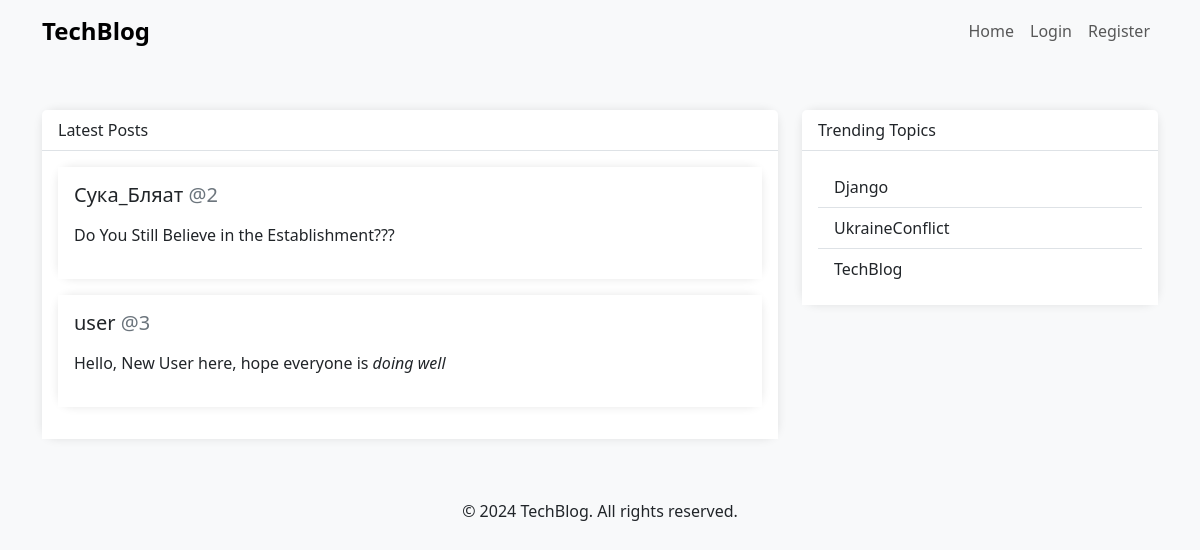
The page / on the database its author committed.
### blog/models.py (models this page shows, shortened)
class Post(models.Model):
    content = models.TextField()
    author = models.ForeignKey(User, on_delete=models.CASCADE)
    date_posted = models.DateTimeField(default=timezone.now)
    likes = models.ManyToManyField(User, related_name='post_like')

### blog/views.py (the view)
# urls.py: 2. Add a URL to urlpatterns:  path('', views.home, name='home')
def home(request):
    blogs = {
        'blog': Blog.objects.all()
    }
    allow_empty = True
    queryset = None
    model = Post
    paginate_by = None
    paginate_orphans = 0
    context_object_name = 'posts'
    ordering = ['-date_posted']
    if queryset is not None:
        queryset = queryset
        if isinstance(queryset, QuerySet):
            queryset = queryset.all()
    elif model is not None:
        queryset = model._default_manager.all()
    else:
        raise ImproperlyConfigured(
            "%(cls)s is missing a QuerySet. Define "
            "%(cls)s.model, %(cls)s.queryset, or override "
            "%(cls)s.get_queryset()." % {"cls": self.__class__.__name__}
        )
    if ordering:
        if isinstance(ordering, str):
            ordering = (ordering,)
        queryset = queryset.order_by(*ordering)
    return render(request, 'blog/home.html', { context_object_name: queryset, 'topics': ['Django', 'UkraineConflict', 'TechBlog'] })

### blog/templatetags/markdown_extras.py (called while the page is built)
@register.filter()
@stringfilter
def markdown(value):
    return md.markdown(value, extensions=['markdown.extensions.fenced_code'])

### templates/blog/home.html (shortened to what this page needs)
{% extends 'base.html' %}
{% block content %}
{% load markdown_extras %}
<div class="container mt-5">
  <div class="row">
    <div class="col-lg-8">
      <div class="card">
        <div class="card-header">
          Latest Posts
        </div>
        <div class="card-body">
          {% for post in posts %}
          <div class="card mb-3">
            <div class="card-body">
              <h5 class="card-title">{{ post.author.username }} <a href="{% url 'NamedProfile' post.author.id %}" class="link text-secondary lead">@{{ post.author.id }}</a></h5>
              <p class="card-text">{{ post.content | markdown | safe }}</p>
            </div>
          </div>
          {% endfor %}
        </div>
      </div>
    </div>
    <div class="col-lg-4">
      <div class="card mb-4">
        <div class="card-header">
          Trending Topics
        </div>
        <div class="card-body">
          <ul class="list-group list-group-flush">
            {% for topic in topics %}
            <li class="list-group-item">{{ topic }}</li>
            {% endfor %}
          </ul>
        </div>
      </div>
    </div>
  </div>
</div>
{% endblock %}

### templates/base.html (shortened to what this page needs)
<!DOCTYPE html>
<html lang="en">
<head>
  <link href="https://cdn.jsdelivr.net/npm/bootstrap@5.3.0-alpha1/dist/css/bootstrap.min.css" rel="stylesheet">
  <link rel="stylesheet" href="https://cdnjs.cloudflare.com/ajax/libs/font-awesome/6.0.0-beta3/css/all.min.css">
</head>
<body>
  <nav class="navbar navbar-expand-lg navbar-light bg-light">
    <div class="container">
      <a class="navbar-brand" href="/">TechBlog</a>
      <div class="collapse navbar-collapse" id="navbarNav">
        <ul class="navbar-nav ms-auto">
          <li class="nav-item">
            <form action="/" method="get">
                <button class="nav-link btn btn-link" type="submit">Home</button>
            </form>
          </li>
          {% if user.is_authenticated %}
          <li class="nav-item">
            <form action="{% url 'Profile' %}" method="get">
                <button class="nav-link btn btn-link" type="submit">Profile</button>
            </form>
          </li>
          <li class="nav-item">
            <form action="{% url 'Logout' %}" method="post">
                {% csrf_token %}
                <button class="nav-link btn btn-link" type="submit">Logout</button>
            </form>
          </li>
          {% else %}
          <li class="nav-item">
            <a class="nav-link" href="{% url 'Login' %}">Login</a>
          </li>
          <li class="nav-item">
            <a class="nav-link" href="{% url 'Register' %}">Register</a>
          </li>
          {% endif %}
        </ul>
      </div>
    </div>
  </nav>
  {% block content %}
  {% endblock %}
  <div style="padding: 30px;"></div>
  <footer>
    <div class="container">
      <p style="text-align: center;">&copy; 2024 TechBlog. All rights reserved.</p>
    </div>
  </footer>
</body>
</html>

### templates/base.html (style rules this page uses)
body { background-color: #f8f9fa; }
.navbar-brand { font-size: 1.5rem; font-weight: bold; }
.card { border: none; border-radius: 15px; box-shadow: 0 0 10px rgba(0, 0, 0, 0.1); }
.card-header { background-color: #fff; border-bottom: 1px solid #dee2e6; }
.card-body { background-color: #fff; }
.link { text-decoration: none; }

### rows shown on the page
Post: author.username "Сука_Бляат", author.id "2", content "Do You Still Believe in the Establishment???"
Post: author.username "user", author.id "3", content "Hello, New User here, hope everyone is doing well"

### other values the page prints
{{ topic }} "Django" "UkraineConflict" "TechBlog"
